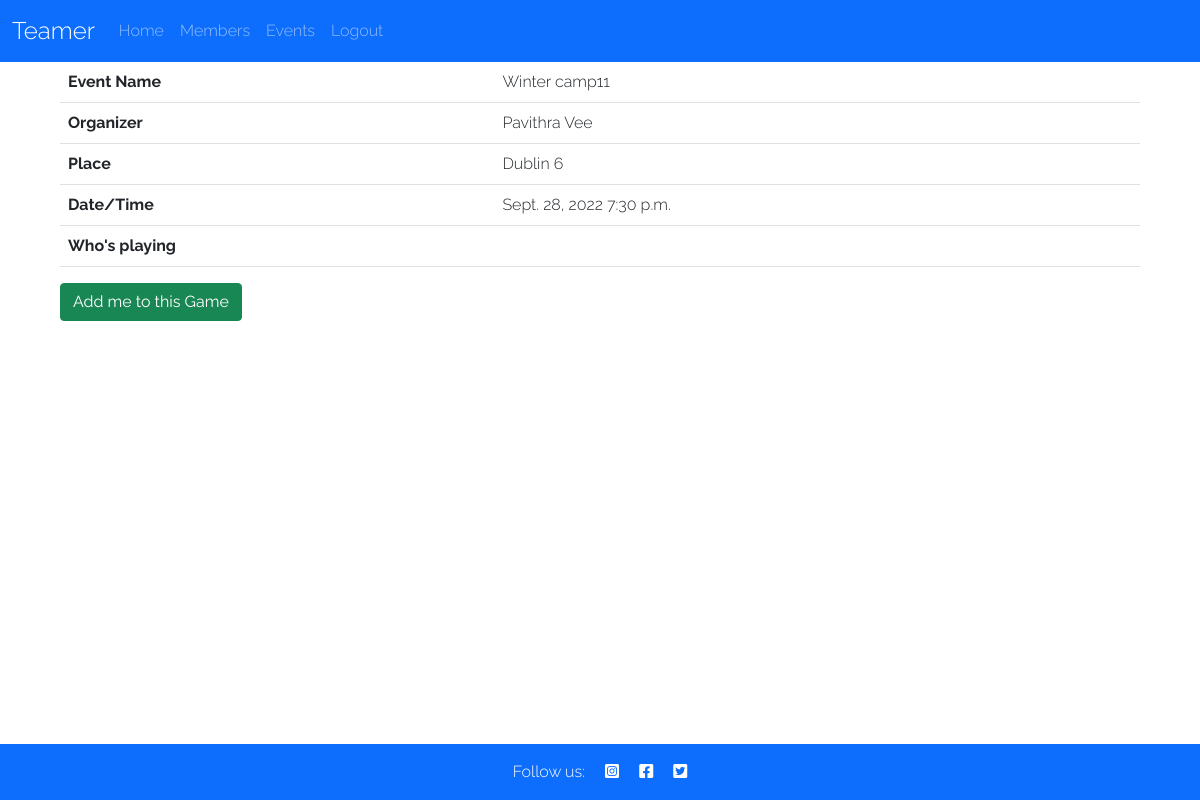
The app's page /event/6 (signed in) with its own data.
### club/models.py (models this page shows, shortened)
class Event(models.Model):
    name = models.CharField(max_length=50, null=False, blank=False)
    place = models.CharField(max_length=50, null=False, blank=False)
    date = models.DateField()
    time = models.TimeField()
    created_by = models.ForeignKey(
        Member, on_delete=models.CASCADE, related_name="owner"
        )
    members = models.ManyToManyField(
        Member, related_name='players_in_event', blank=True
        )

class Member(models.Model):
    first_name = models.CharField(max_length=50, null=False, blank=False)
    last_name = models.CharField(max_length=50, null=False, blank=False)
    email = models.CharField(max_length=50, null=False, blank=False)
    phone_number = models.CharField(max_length=12)
    user = models.OneToOneField(
        User, on_delete=models.CASCADE, primary_key=True
        )
    def __str__(self):
        return self.first_name + ' ' + self.last_name

### club/views.py (the view)
# urls.py: path('event/<int:id>', get_event_details, name='get_event_details'),
def get_event_details(request, id):
    event = Event.objects.get(pk=id)
    members = event.members.all()
    logged_member = member = Member.objects.filter(user=request.user).first()
    context = {
        'event': event,
        'members': members,
        'current_member': logged_member
    }
    return render(request, 'event/details.html', context)

### club/templates/event/details.html (shortened to what this page needs)
{% extends "base.html" %}
{% block content %}
  <div >
    <div id="container container-custom" class="member-details">
        <table class="table" >
            <tbody>
              <tr>
                <th scope="row">Event Name</th>
                <td>{{ event.name }}</td>
              </tr>
              <tr>
                <th scope="row">Organizer</th>
                <td>{{ event.created_by }}</td>
              </tr>
              <tr>
                <th scope="row">Place</th>
                <td>{{ event.place }}</td>
              </tr>
              <tr>
                <th scope="row">Date/Time</th>
                <td>{{ event.date }} {{ event.time }}</td>
              </tr>
              <tr>
                <th scope="row">Who's playing</th>
                <td>
                </td>
              </tr>
            </tbody>
        </table>
        {% if current_member in members %}
        <form class="d-inline" action="{% url 'delete_member_from_event' event.id %}" method="POST">
            {% csrf_token %}
            <button  type="submit" name="post_id" value="" class="btn btn-danger"><span>Delete me from this Game</span></button>
        </form>
        {% else %}
        <form class="d-inline" action="{% url 'add_member_to_event' event.id %}" method="POST">
            <button type="submit" name="post_id" value="" class="btn btn-success"><span>Add me to this Game</span></button>
        </form>
        {% endif %}
    </div>
  </div>
{%endblock%}

### static/css/style.css (style rules this page uses)
* { margin: 0; padding: 0; border: none; }
body { font-family: raleway, sans-serif; font-weight: 300; }
@media only screen and (min-width: 600px) { .member-details { width: 90%; margin-right: auto; margin-left: auto; } }

### records on screen
Event: name "Winter camp11", created_by "Pavithra Vee", place "Dublin 6", date "Sept. 28, 2022", time "7:30 p.m."
